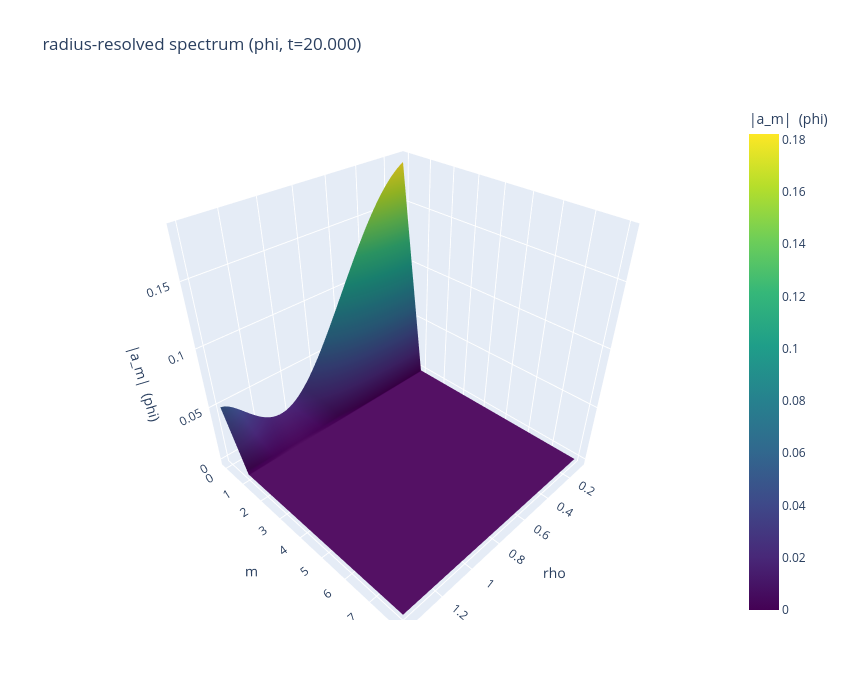

Notebook code for this chart:
### Code cell
import plotly.graph_objects as go

fig = go.Figure(data=[go.Surface(
    x=rho_grid, y=m_axis, z=A_r.T,          # z shape must be (len(y), len(x)) -> (m, rho)
    colorscale="Viridis",
    cmin=0, cmax=A_r.max(),
    colorbar=dict(title=f"|a_m|  ({FIELD})"),
    hovertemplate="rho=%{x:.3f}<br>m=%{y}<br>|a_m|=%{z:.3e}<extra></extra>",
)])

fig.update_layout(
    title=f"radius-resolved spectrum ({FIELD}, t={t[-1]:.3f})",
    scene=dict(
        xaxis_title="rho",
        yaxis_title="m",
        zaxis_title=f"|a_m|  ({FIELD})",
    ),
    width=850, height=700,
)
fig.show()

### Figure 1 — Plotly figure (JSON) as saved in the notebook; plotly's stock layout.template omitted (floating-point values rounded to 4 significant figures; data arrays with more than 128 entries replaced by an {"elided": "..."} marker saying what was removed)
{"data": [{"cmax": 0.1822, "cmin": 0, "colorbar": {"title": {"text": "|a_m|  (phi)"}}, "colorscale": [[0, "#440154"], [0.1111, "#482878"], [0.2222, "#3e4989"], [0.3333, "#31688e"], [0.4444, "#26828e"], [0.5556, "#1f9e89"], [0.6667, "#35b779"], [0.7778, "#6ece58"], [0.8889, "#b5de2b"], [1, "#fde725"]], "hovertemplate": "rho=%{x:.3f}<br>m=%{y}<br>|a_m|=%{z:.3e}<extra></extra>", "type": "surface", "x": [0.1, 0.122, 0.1441, 0.1661, 0.1881, 0.2102, 0.2322, 0.2542, 0.2763, 0.2983, 0.3203, 0.3424, 0.3644, 0.3864, 0.4085, 0.4305, 0.4525, 0.4746, 0.4966, 0.5186, 0.5407, 0.5627, 0.5847, 0.6068, 0.6288, 0.6508, 0.6729, 0.6949, 0.7169, 0.739, 0.761, 0.7831, 0.8051, 0.8271, 0.8492, 0.8712, 0.8932, 0.9153, 0.9373, 0.9593, 0.9814, 1.003, 1.025, 1.047, 1.069, 1.092, 1.114, 1.136, 1.158, 1.18, 1.202, 1.224, 1.246, 1.268, 1.29, 1.312, 1.334, 1.356, 1.378, 1.4], "y": [0, 1, 2, 3, 4, 5, 6, 7, 8], "z": {"elided": "9x60 float values"}}], "layout": {"height": 700, "scene": {"xaxis": {"title": {"text": "rho"}}, "yaxis": {"title": {"text": "m"}}, "zaxis": {"title": {"text": "|a_m|  (phi)"}}}, "title": {"text": "radius-resolved spectrum (phi, t=20.000)"}, "width": 850}}
